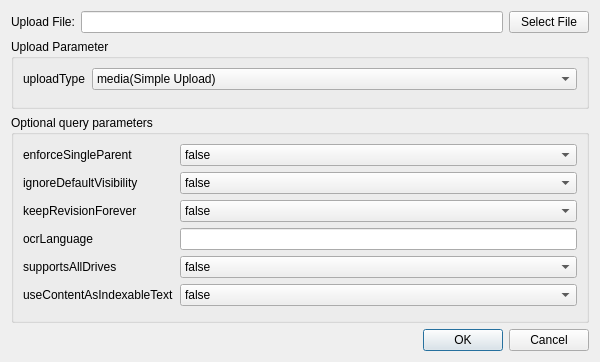
<?xml version="1.0" encoding="UTF-8"?>
<ui version="4.0">
 <class>UploadDialog</class>
 <widget class="QDialog" name="UploadDialog">
  <property name="geometry">
   <rect>
    <x>0</x>
    <y>0</y>
    <width>600</width>
    <height>362</height>
   </rect>
  </property>
  <property name="sizePolicy">
   <sizepolicy hsizetype="Preferred" vsizetype="Preferred">
    <horstretch>0</horstretch>
    <verstretch>0</verstretch>
   </sizepolicy>
  </property>
  <property name="windowTitle">
   <string>Create new file on drive</string>
  </property>
  <layout class="QVBoxLayout" name="verticalLayout" stretch="1,2,6,1">
   <item>
    <layout class="QHBoxLayout" name="horizontalLayout_UploadFile">
     <item>
      <widget class="QLabel" name="label_FilePath">
       <property name="text">
        <string>Upload File:</string>
       </property>
       <property name="buddy">
        <cstring>lineEdit_FilePath</cstring>
       </property>
      </widget>
     </item>
     <item>
      <widget class="QLineEdit" name="lineEdit_FilePath"/>
     </item>
     <item>
      <widget class="QPushButton" name="pushButton_FilePath">
       <property name="text">
        <string>Select File</string>
       </property>
      </widget>
     </item>
    </layout>
   </item>
   <item>
    <widget class="QGroupBox" name="groupBox_UploadParameter">
     <property name="title">
      <string>Upload Parameter</string>
     </property>
     <layout class="QFormLayout" name="formLayout_2">
      <item row="0" column="0">
       <widget class="QLabel" name="label_uploadType">
        <property name="text">
         <string>uploadType</string>
        </property>
        <property name="buddy">
         <cstring>comboBox_uploadType</cstring>
        </property>
       </widget>
      </item>
      <item row="0" column="1">
       <widget class="QComboBox" name="comboBox_uploadType">
        <item>
         <property name="text">
          <string>media(Simple Upload)</string>
         </property>
        </item>
        <item>
         <property name="text">
          <string>multipart(Multipart Upload)</string>
         </property>
        </item>
        <item>
         <property name="text">
          <string>resumable(Resumable Upload)</string>
         </property>
        </item>
       </widget>
      </item>
     </layout>
    </widget>
   </item>
   <item>
    <widget class="QGroupBox" name="groupBox_OptionalQueryParameters">
     <property name="title">
      <string>Optional query parameters</string>
     </property>
     <layout class="QFormLayout" name="formLayout">
      <item row="0" column="0">
       <widget class="QLabel" name="label_enforceSingleParent">
        <property name="text">
         <string>enforceSingleParent</string>
        </property>
        <property name="buddy">
         <cstring>comboBox_enforceSingleParent</cstring>
        </property>
       </widget>
      </item>
      <item row="0" column="1">
       <widget class="QComboBox" name="comboBox_enforceSingleParent">
        <item>
         <property name="text">
          <string>false</string>
         </property>
        </item>
        <item>
         <property name="text">
          <string>true</string>
         </property>
        </item>
       </widget>
      </item>
      <item row="1" column="0">
       <widget class="QLabel" name="label_ignoreDefaultVisibility">
        <property name="text">
         <string>ignoreDefaultVisibility 	</string>
        </property>
        <property name="buddy">
         <cstring>comboBox_ignoreDefaultVisibility</cstring>
        </property>
       </widget>
      </item>
      <item row="1" column="1">
       <widget class="QComboBox" name="comboBox_ignoreDefaultVisibility">
        <item>
         <property name="text">
          <string>false</string>
         </property>
        </item>
        <item>
         <property name="text">
          <string>true</string>
         </property>
        </item>
       </widget>
      </item>
      <item row="2" column="0">
       <widget class="QLabel" name="label_keepRevisionForever">
        <property name="text">
         <string>keepRevisionForever</string>
        </property>
        <property name="buddy">
         <cstring>comboBox_keepRevisionForever</cstring>
        </property>
       </widget>
      </item>
      <item row="2" column="1">
       <widget class="QComboBox" name="comboBox_keepRevisionForever">
        <item>
         <property name="text">
          <string>false</string>
         </property>
        </item>
        <item>
         <property name="text">
          <string>true</string>
         </property>
        </item>
       </widget>
      </item>
      <item row="3" column="0">
       <widget class="QLabel" name="label_ocrLanguage">
        <property name="text">
         <string>ocrLanguage</string>
        </property>
        <property name="buddy">
         <cstring>lineEdit_ocrLanguage</cstring>
        </property>
       </widget>
      </item>
      <item row="3" column="1">
       <widget class="QLineEdit" name="lineEdit_ocrLanguage"/>
      </item>
      <item row="4" column="0">
       <widget class="QLabel" name="label_supportsAllDrives">
        <property name="text">
         <string>supportsAllDrives</string>
        </property>
        <property name="buddy">
         <cstring>comboBox_supportsAllDrives</cstring>
        </property>
       </widget>
      </item>
      <item row="4" column="1">
       <widget class="QComboBox" name="comboBox_supportsAllDrives">
        <item>
         <property name="text">
          <string>false</string>
         </property>
        </item>
        <item>
         <property name="text">
          <string>true</string>
         </property>
        </item>
       </widget>
      </item>
      <item row="5" column="0">
       <widget class="QLabel" name="label_useContentAsIndexableText">
        <property name="text">
         <string>useContentAsIndexableText</string>
        </property>
        <property name="buddy">
         <cstring>comboBox_useContentAsIndexableText</cstring>
        </property>
       </widget>
      </item>
      <item row="5" column="1">
       <widget class="QComboBox" name="comboBox_useContentAsIndexableText">
        <item>
         <property name="text">
          <string>false</string>
         </property>
        </item>
        <item>
         <property name="text">
          <string>true</string>
         </property>
        </item>
       </widget>
      </item>
     </layout>
    </widget>
   </item>
   <item>
    <widget class="QDialogButtonBox" name="buttonBox">
     <property name="orientation">
      <enum>Qt::Horizontal</enum>
     </property>
     <property name="standardButtons">
      <set>QDialogButtonBox::Cancel|QDialogButtonBox::Ok</set>
     </property>
    </widget>
   </item>
  </layout>
 </widget>
 <resources/>
 <connections>
  <connection>
   <sender>buttonBox</sender>
   <signal>accepted()</signal>
   <receiver>UploadDialog</receiver>
   <slot>accept()</slot>
   <hints>
    <hint type="sourcelabel">
     <x>248</x>
     <y>254</y>
    </hint>
    <hint type="destinationlabel">
     <x>157</x>
     <y>274</y>
    </hint>
   </hints>
  </connection>
  <connection>
   <sender>buttonBox</sender>
   <signal>rejected()</signal>
   <receiver>UploadDialog</receiver>
   <slot>reject()</slot>
   <hints>
    <hint type="sourcelabel">
     <x>316</x>
     <y>260</y>
    </hint>
    <hint type="destinationlabel">
     <x>286</x>
     <y>274</y>
    </hint>
   </hints>
  </connection>
 </connections>
</ui>
